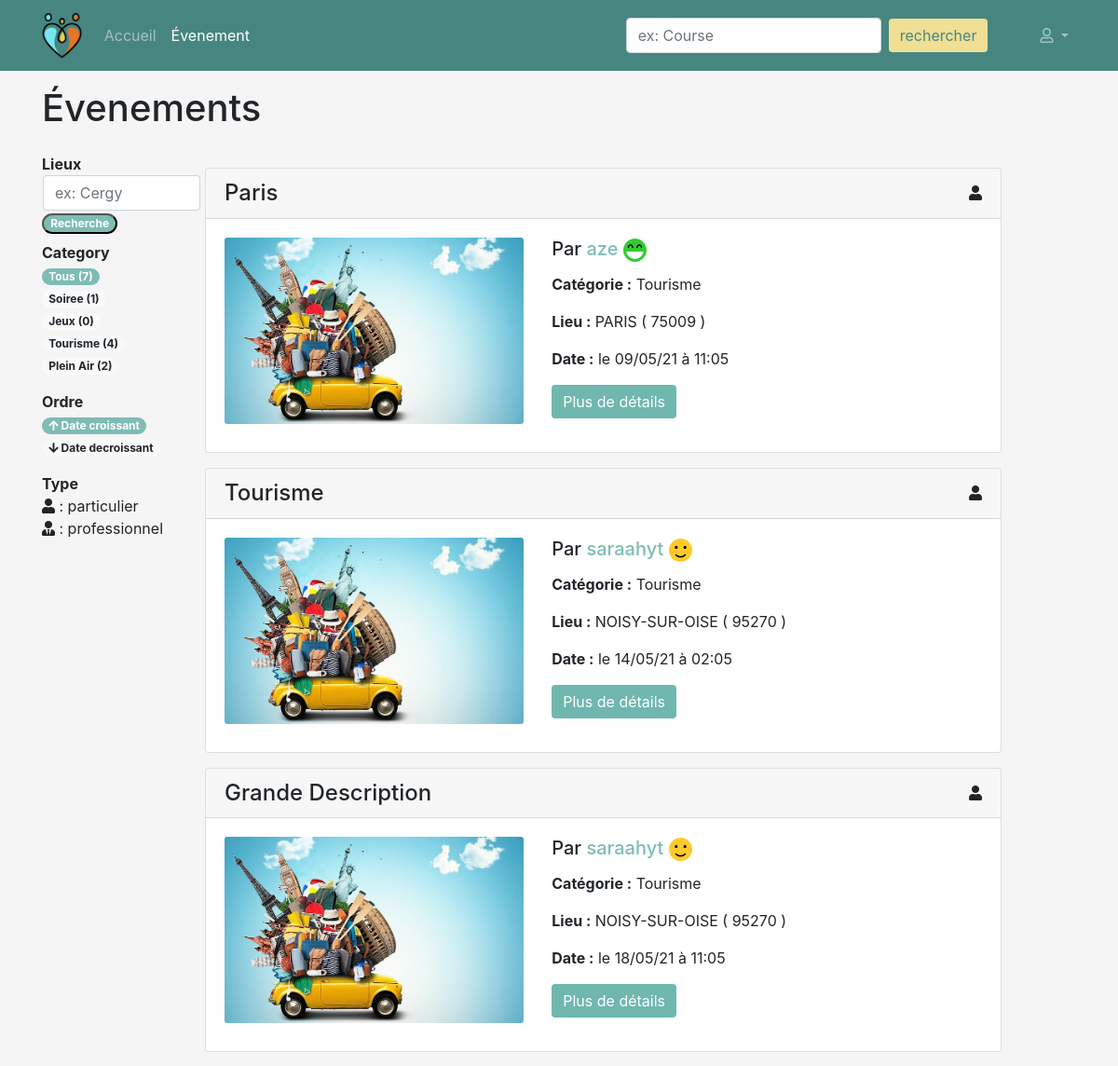
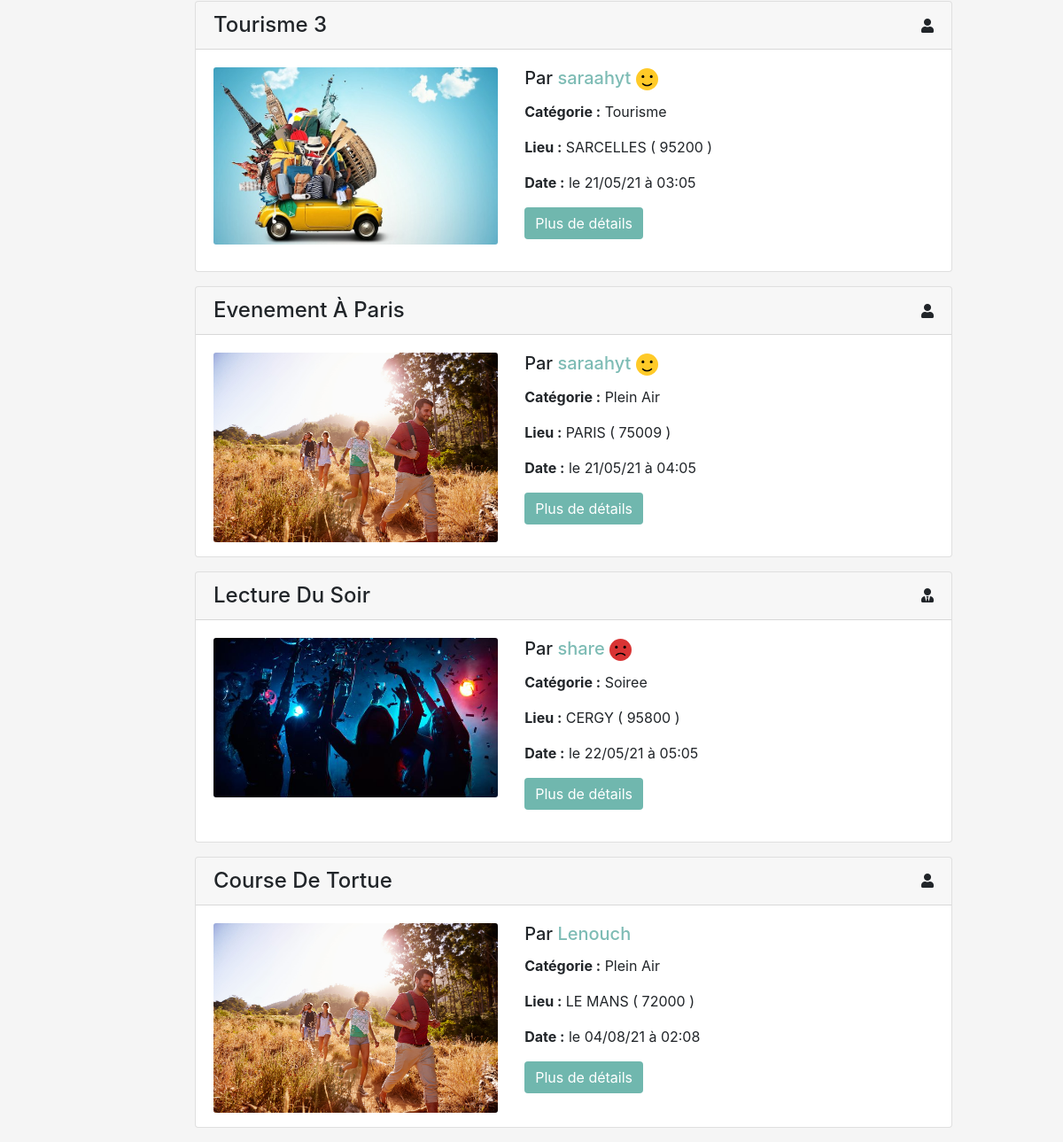
/evenements, run on the app's committed database (2 pictures, top to bottom).
### events/models.py (models this page shows, shortened)
class Event(models.Model):
    PARTY_CATEGORY = 'soiree'
    GAME_CATEGORY = 'jeux'
    TOURISM_CATEGORY = 'tourisme'
    AREA_CATEGORY = 'plein air'
    CATEGORY_CHOICES = (
        (PARTY_CATEGORY, 'soiree'),
        (GAME_CATEGORY, 'jeux'),
        (TOURISM_CATEGORY, 'tourisme'),
        (AREA_CATEGORY, 'plein air')
    )
    person = models.ForeignKey('persons.Person', on_delete=models.CASCADE)
    title = models.CharField('titre', max_length=150)
    description = models.TextField('description')
    address = models.CharField('adresse', max_length=100)
    zip_code = models.IntegerField('code postal')
    city = models.CharField('ville', max_length=50)
    category = models.CharField('categorie', choices=CATEGORY_CHOICES, max_length=20)
    created_at = models.DateTimeField('crée à', auto_now=True)
    event_date = models.DateTimeField('date evenement', auto_now=False)
    coordonate_x = models.CharField('coordonnée X',max_length=10 ,null=True, blank=True)
    coordonate_y = models.CharField('coordonnée Y',max_length=10 , null=True, blank=True)

### persons/models.py (models this page shows, shortened)
class Person(models.Model):
    TYPE_PARTICULIER = 'particulier'
    TYPE_PROFESSIONNEL = 'professionnel'
    TYPE_CHOICES = (
        (TYPE_PARTICULIER, 'particulier'),
        (TYPE_PROFESSIONNEL, 'professionnel')
    )
    user = models.ForeignKey('users.User', on_delete=models.CASCADE)
    first_name = models.CharField('prenom', max_length=100)
    last_name = models.CharField('nom', max_length=100)
    birth_date = models.DateField('date naissance')
    address = models.CharField('adresse', max_length=250)
    zip_code = models.IntegerField('code postal')
    city = models.CharField('ville', max_length=50)
    country = models.CharField('pays', max_length=100)
    phone_number = PhoneNumberField('telephone')
    pseudo = models.CharField('pseudo', max_length=50)
    person_type = models.CharField('type', choices=TYPE_CHOICES, max_length=15)
    created_at = models.DateTimeField('crée à', auto_now=True)
    note = models.IntegerField('karma', null=True, blank=True)
    imageProfil = models.FileField('image', null=True, default='utilisateur-de-profil.svg')
    is_visible = models.BooleanField('est visible', default=False)

### events/views/events.py (the view, shortened to what this page needs)
# urls.py: path('evenements', EventDetailsView.as_view(), name='events'),
class EventDetailsView(View):
    def get(self, request):
        user = request.user
        query = self.request.GET.get('q')
        person = get_person_by_user(user) if user.pk else None
        api_request = requests.get(f"https://api-adresse.data.gouv.fr/search/?q={person.address}&postcode={person.zip_code}&city={person.city}&autocomplete=0&limit=1") if user.pk else None
        reponse = api_request.json() if user.pk else None
        coordonate_x = reponse['features'][0]['geometry']['coordinates'][1] if user.pk else 48.866667
        coordonate_y = reponse['features'][0]['geometry']['coordinates'][0] if user.pk else 2.333333
        category_filter = request.GET.get('category_filter', ALL_CATEGORIES)
        lieu_filter = request.GET.get('lieu')
        if query is not None:
            events_search = Event.objects.filter(Q(title__icontains=query) | Q(category__icontains=query)).filter(
                event_date__gte=timezone.now())
            filtered_events = get_filtered_events(events_search, category_filter, lieu_filter)
            category = get_events_categories(events_search)
        else:
            events = get_all_events()
            filtered_events = get_filtered_events(events, category_filter, lieu_filter)
            category = get_events_categories(events)
        order_filter = request.GET.get('order_filter', 'event_date')
        if order_filter == 'event_date':
            filtered_events = filtered_events.order_by('event_date')
        else:
            filtered_events = filtered_events.order_by('-event_date')
        context = {
            'user': user,
            'person': person,
            'filtered_events': filtered_events,
            'category': category,
            'lieu_filter': lieu_filter,
            'order_filter': order_filter,
            'category_filter': category_filter,
            'query': query,
            'navigation_items': navigation.navigation_items(navigation.NAV_EVENEMENT),
            'coordonate_x': str(coordonate_x).replace(",", "."),
            'coordonate_y': str(coordonate_y).replace(",", ".")
        }
        return render(request, 'events/event_list.html', context)

### events/models_helpers.py (called while the page is built)
def get_all_events():
    return Event.objects.all().filter(event_date__gte=timezone.now())

def get_filtered_events(events, category_filter=ALL_CATEGORIES, lieu_filter=None):
    if category_filter != ALL_CATEGORIES:
        events = events.filter(category=category_filter)
    if lieu_filter is not None:
        events = events.filter(city=lieu_filter)
    return events

def get_events_categories(events):
    categories = list()
    categories.append((ALL_CATEGORIES, 'Tous', events.count()))
    for cat in Event.CATEGORY_CHOICES:
        categories.append((cat[0], cat[1], events.filter(category=cat[0]).count()))
    return categories

### events/navigation.py (called while the page is built)
def navigation_items(selected_item=None):
    items = []
    for name, shortcut in NAV_ITEMS:
        items.append({
            'name': name,
            'url': reverse(shortcut),
            'active': True if selected_item == name else False,
        })
    return items

### events/templates/events/event_list.html (shortened to what this page needs)
{% extends 'persons/base_navbar.html' %}
{% load static %}
{% load leaflet_tags %}
{% block content %}
    <div class="row mb-3">
        <div class="col-md-12 mt-3">
            <div class="row">
                <div class="col-md-7">
                    <h1>Évenements</h1>
                </div>
                <div class="col-md-5 text-right">
                </div>
            </div>
            <div class="row mt-3">
                <div class="col-md-2 d-md-block">
                    <b>Lieux</b>
                    <form action="{% url 'events' %}" class="form-inline mb-2" method="get">
                        <div class="row">
                            <input name="lieu" class="form-control col-7 ml-3" type="search" placeholder="ex: Cergy">
                        </div>
                        <div class="row">
                            <div class="col-7">
                                <button class="badge badge-pill badge-primary" type="submit">Recherche</button>
                            </div>
                        </div>
                    </form>
                    <b>Category</b>
                    <ul class="list-unstyled">
                        {% for value, label, count in category %}
                            <li>
                                {% if value == category_filter %}
                                    <span class="badge badge-pill badge-primary">{{ label }} ({{ count }})</span>
                                {% else %}
                                    <a class="badge badge-pill badge-light"
                                       href="{% url 'events' %}?category_filter={{ value }}&order_filter=
                                               {{ order_filter }}">{{ label|title }}
                                        ({{ count }})</a>
                                {% endif %}
                            </li>
                        {% endfor %}
                    </ul>
                    <b>Ordre</b>
                    <ul class="list-unstyled">
                        <li>
                            <a class="badge badge-pill badge-{% if order_filter == 'event_date' %}primary{% else %}light{% endif %}"
                               href="{% url 'events' %}?category_filter={{ category_filter }}&order_filter=event_date"><i
                                    class="fas fa-arrow-up"></i> Date croissant</a>
                            <a class="badge badge-pill badge-{% if order_filter == '-event_date' %}primary{% else %}light{% endif %}"
                               href="{% url 'events' %}?category_filter={{ category_filter }}&order_filter=-event_date"><i
                                    class="fas fa-arrow-down"></i> Date decroissant</a>
                        </li>
                    </ul>
                    <b>Type</b>
                    <ul class="list-unstyled">
                        <li><i class="fas fa-user"></i> : particulier</li>
                        <li><i class="fas fa-user-tie"></i> : professionnel</li>
                    </ul>
                </div>
                <div class="col-md-9 p-0">
                    {% if filtered_events %}
                        <div class="row d-flex">
                            {% for event in filtered_events %}
                                <div class="col-md-12">
                                    <div class="card mt-3">
                                        <div class="d-flex justify-content-between align-items-center card-header">
                                            <p class="m-0 h4">{{ event.title|title }}</p>
                                            {% if event.person.person_type == "particulier" %}
                                                <i class="fas fa-user" title="particulier"></i>
                                            {% else %}
                                                <i class="fas fa-user-tie" title="professionnel"></i>
                                            {% endif %}
                                        </div>
                                        <div class="card-body">
                                            <div class="row">
                                                <div class="col-md-5">
                                                    {% with 'assets/category/'|add:event.category|add:'.jpeg' as category %}
                                                        <img src="{% static category %}" class="card-img">
                                                    {% endwith %}
                                                </div>
                                                <div class="col-md-7">
                                                    <h5 class="card-title">Par {% if event.person.pk is not person.pk %}
                                                        <a class="show-user"
                                                           href="{% url 'profil-show-user' event.person.pk %}">{{ event.person.pseudo }}</a>
                                                        {% else %}{{ event.person.pseudo }} {% endif %}
                                                        {% if event.person.note is not None %}
                                                            {% if event.person.note >= 7 %}
                                                                <img height="25" width="25"
                                                                     src="{% static 'assets/good.svg' %}" title="bon karma">
                                                            {% elif event.person.note < 7 and event.person.note >= 4 %}
                                                                <img height="25" width="25"
                                                                     src="{% static 'assets/average.svg' %}" title="karma moyen">
                                                            {% else %}
                                                                <img height="25" width="25"
                                                                     src="{% static 'assets/bad.svg' %}" title="mauvais karma">
                                                            {% endif %}
                                                        {% endif %}
                                                    </h5>
                                                    <p class="card-text"><b>Catégorie :</b> {{ event.category|title }}
                                                    </p>
                                                    <p class="card-text"><b>Lieu :</b> {{ event.city }} ( {{ event.zip_code }} )</p>
                                                    <p class="card-text"><b>Date :</b> le {{ event.event_date|date:'d/m/y à h:m' }}</p>
                                                    <a href="{% url 'description-event' event.pk %}"
                                                       class="btn btn-primary">Plus de détails</a>
                                                </div>
                                            </div>
                                        </div>
                                    </div>
                                </div>
                            {% endfor %}
                        </div>
                        </div>
                    {% else %}
                        <p>Il n'y a pas d'évenements pour le moment</p>
                    {% endif %}
            </div>
        </div>
    </div>
{% endblock %}

### events/static/css/event.css (style rules this page uses)
body { background-color: whitesmoke !important; }
.btn-primary, .btn-outline-primary { background-color: #70B7AE !important; border: none !important; }
.badge-primary { background-color: #7ebcb5 !important; color: white !important; }
h4 a, .show-user { color: #7ebcb5 !important; }
.card-body { height: 250px; }

### data on the page
Event: title "Paris", person.pseudo "aze", category "Tourisme", city "PARIS", zip_code "75009", event_date "09/05/21 à 11:05"
Event: title "Tourisme", person.pseudo "saraahyt", category "Tourisme", city "NOISY-SUR-OISE", zip_code "95270", event_date "14/05/21 à 02:05"
Event: title "Grande Description", person.pseudo "saraahyt", category "Tourisme", city "NOISY-SUR-OISE", zip_code "95270", event_date "18/05/21 à 11:05"
Event: title "Tourisme 3", person.pseudo "saraahyt", category "Tourisme", city "SARCELLES", zip_code "95200", event_date "21/05/21 à 03:05"
Event: title "Evenement À Paris", person.pseudo "saraahyt", category "Plein Air", city "PARIS", zip_code "75009", event_date "21/05/21 à 04:05"
Event: title "Lecture Du Soir", person.pseudo "share", category "Soiree", city "CERGY", zip_code "95800", event_date "22/05/21 à 05:05"
Event: title "Course De Tortue", person.pseudo "Lenouch", category "Plein Air", city "LE MANS", zip_code "72000", event_date "04/08/21 à 02:08"

### other printed values
{{ item.name }} "Accueil" "Évenement"
{{ label }} "Tous"
{{ count }} "7"
{{ label|title }} "Soiree" "Jeux" "Tourisme" "Plein Air"
{{ count }} "1" "0" "4" "2"
